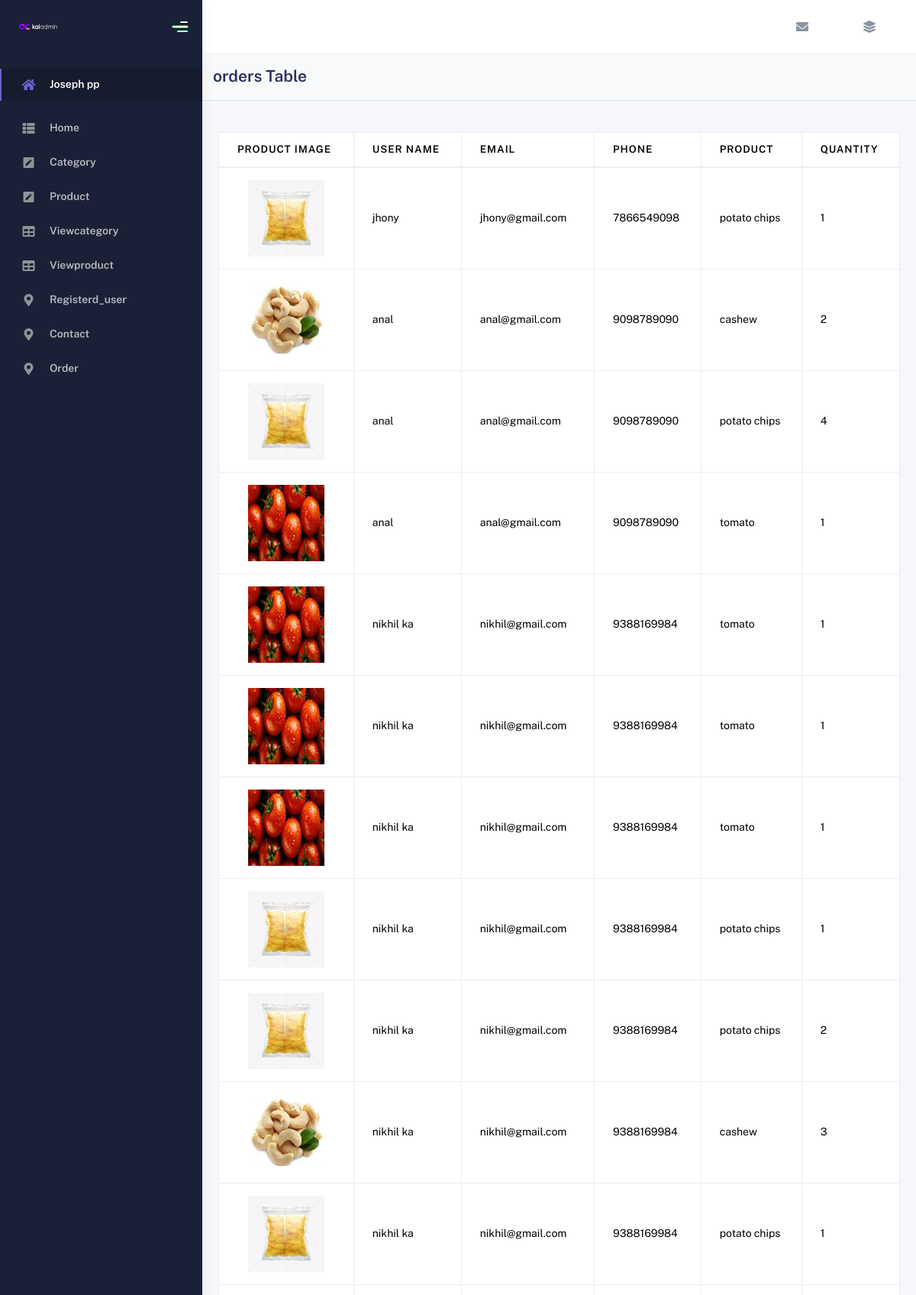
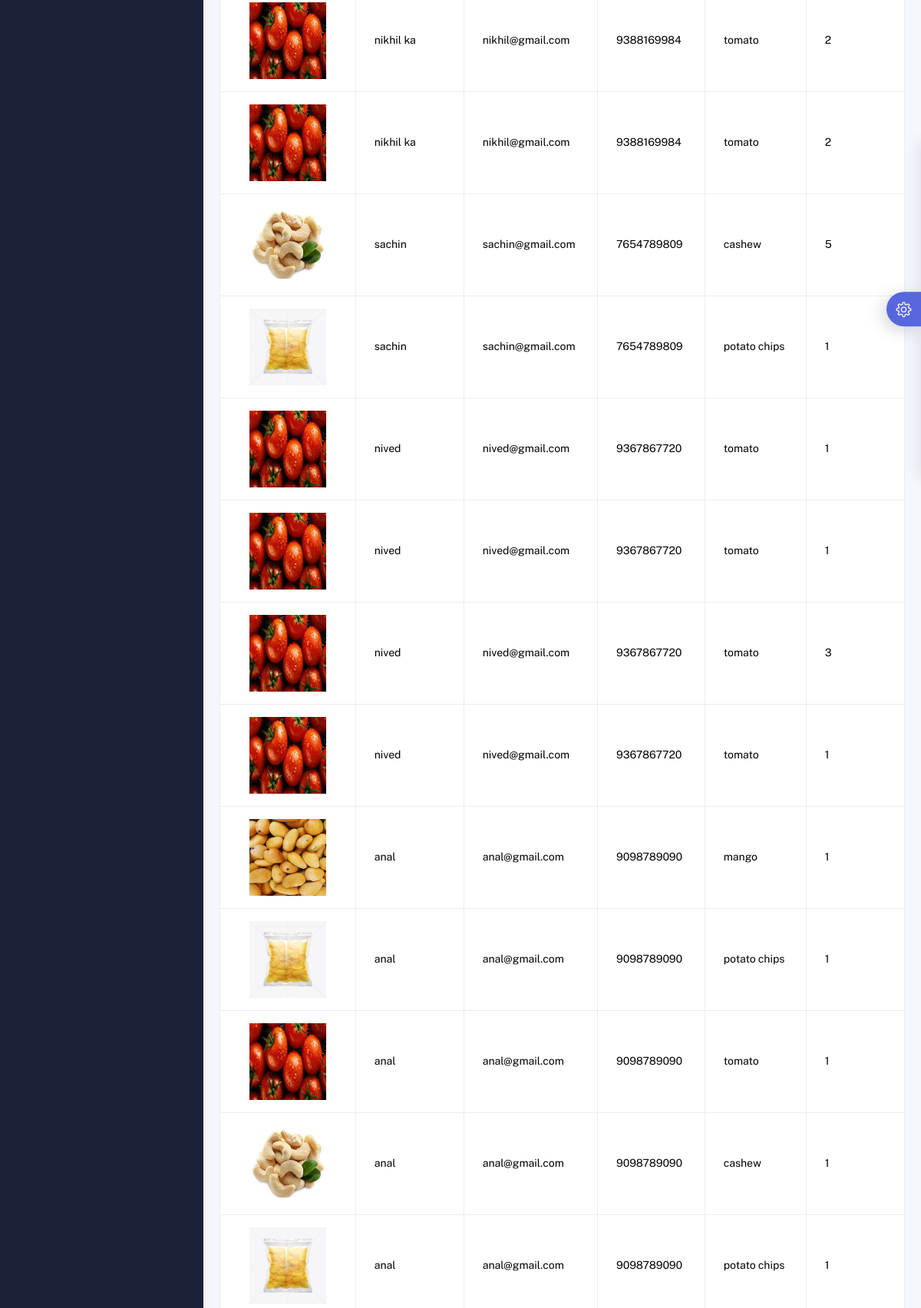
/order (upper part), run on the app's committed database (2 pictures, top to bottom).
### userapp/models.py (models this page shows)
class Checkout(models.Model):
      usercheckout = models.ForeignKey(Registration,on_delete=models.CASCADE)
      checkoutcart = models.ForeignKey(Cart,on_delete=models.CASCADE)
      address = models.CharField(max_length=20)
      city = models.CharField(max_length=20)
      country = models.CharField(max_length=20)
      postcode = models.CharField(max_length=20)

class Cart(models.Model):
      cartuser = models.ForeignKey(Registration,on_delete=models.CASCADE)
      cartproduct = models.ForeignKey(Product,on_delete=models.CASCADE)
      quantity = models.IntegerField()
      total = models.IntegerField()
      status = models.IntegerField(default=0)

class Registration(models.Model):
      username =  models.CharField(max_length=100)
      password = models.CharField(max_length=100,default='')
      email= models.EmailField(null=True)
      phone = models.CharField(max_length=100)

### adminapp/models.py (models this page shows)
class Product(models.Model):
      product = models.CharField(max_length=10,default='')
      price = models.IntegerField()
      category = models.CharField(max_length=10,default='')
      image=models.ImageField(upload_to='image',default='null.jpg')

### adminapp/views.py (the view)
# urls.py: path('order', views.order, name='order')
def order(request):
    order=Checkout.objects.all()
    return render(request,'orders.html',{'order':order})

### adminapp/templates/orders.html
{% extends 'adminapp.html' %}
{% block content %}
                  <div class="card-header">
                    <div class="card-title">orders Table</div>
                  </div>
                  <div class="card-body">
                    <div class="table-responsive">
                      <table class="table table-bordered">
                        <thead>
                          <tr>
                            <th>Product Image</th>
                            <th>User Name</th>
                            <th>Email</th>
                            <th>Phone</th>
                            <th>Product</th>
                            <th>Quantity</th>
                          </tr>
                        </thead>
                        <tbody>
                            {% for i in order%}
                            <tr>
                                <td><img src="{{i.checkoutcart.cartproduct.image.url }}" alt="" style="width: 100px; height: 100px;"></td>
                                <td>{{ i.usercheckout.username }}</td>
                                <td>{{i.usercheckout.email}}</td>
                                <td>{{i.usercheckout.phone}}</td>
                                <td>{{i.checkoutcart.cartproduct.product}}</td>
                                <td>{{i.checkoutcart.quantity}}</td>
                            </tr>
                          {% endfor %}
                        </tbody>
                      </table>
                    </div>
                  </div>
                  {% endblock %}

### adminapp/static/assets/css/category.css (style rules this page uses)
.card-header { background-color: #f8f9fa; padding: 1rem; border-bottom: 1px solid #dee2e6; }
.card-title { font-size: 1.5rem; margin-bottom: 0; }
.card-body { padding: 1.5rem; }
.table-responsive { margin: 20px 0; overflow-x: auto; }
.table { width: 100%; margin-bottom: 1rem; background-color: transparent; }
.table th, .table td { padding: 1rem; vertical-align: middle; border-top: 1px solid #dee2e6; }
.table thead th { vertical-align: bottom; border-bottom: 2px solid #dee2e6; }
.table-bordered { border: 1px solid #dee2e6; }
.table-bordered th, .table-bordered td { border: 1px solid #dee2e6; }
.table-bordered thead th, .table-bordered thead td { border-bottom-width: 2px; }
img { width: 50px; height: auto; display: block; margin: 0 auto; }

### data on the page
Checkout: checkoutcart.cartproduct.image (picture), usercheckout.username "jhony", usercheckout.email "jhony@gmail.com", usercheckout.phone "7866549098", checkoutcart.cartproduct.product "potato chips", checkoutcart.quantity "1"
Checkout: checkoutcart.cartproduct.image (picture), usercheckout.username "anal", usercheckout.email "anal@gmail.com", usercheckout.phone "9098789090", checkoutcart.cartproduct.product "cashew", checkoutcart.quantity "2"
Checkout: checkoutcart.cartproduct.image (picture), usercheckout.username "anal", usercheckout.email "anal@gmail.com", usercheckout.phone "9098789090", checkoutcart.cartproduct.product "potato chips", checkoutcart.quantity "4"
Checkout: checkoutcart.cartproduct.image (picture), usercheckout.username "anal", usercheckout.email "anal@gmail.com", usercheckout.phone "9098789090", checkoutcart.cartproduct.product "tomato", checkoutcart.quantity "1"
Checkout: checkoutcart.cartproduct.image (picture), usercheckout.username "nikhil ka", usercheckout.email "nikhil@gmail.com", usercheckout.phone "9388169984", checkoutcart.cartproduct.product "tomato", checkoutcart.quantity "1"
Checkout: checkoutcart.cartproduct.image (picture), usercheckout.username "nikhil ka", usercheckout.email "nikhil@gmail.com", usercheckout.phone "9388169984", checkoutcart.cartproduct.product "tomato", checkoutcart.quantity "1"
Checkout: checkoutcart.cartproduct.image (picture), usercheckout.username "nikhil ka", usercheckout.email "nikhil@gmail.com", usercheckout.phone "9388169984", checkoutcart.cartproduct.product "tomato", checkoutcart.quantity "1"
Checkout: checkoutcart.cartproduct.image (picture), usercheckout.username "nikhil ka", usercheckout.email "nikhil@gmail.com", usercheckout.phone "9388169984", checkoutcart.cartproduct.product "potato chips", checkoutcart.quantity "1"
Checkout: checkoutcart.cartproduct.image (picture), usercheckout.username "nikhil ka", usercheckout.email "nikhil@gmail.com", usercheckout.phone "9388169984", checkoutcart.cartproduct.product "potato chips", checkoutcart.quantity "2"
Checkout: checkoutcart.cartproduct.image (picture), usercheckout.username "nikhil ka", usercheckout.email "nikhil@gmail.com", usercheckout.phone "9388169984", checkoutcart.cartproduct.product "cashew", checkoutcart.quantity "3"
Checkout: checkoutcart.cartproduct.image (picture), usercheckout.username "nikhil ka", usercheckout.email "nikhil@gmail.com", usercheckout.phone "9388169984", checkoutcart.cartproduct.product "potato chips", checkoutcart.quantity "1"
Checkout: checkoutcart.cartproduct.image (picture), usercheckout.username "nikhil ka", usercheckout.email "nikhil@gmail.com", usercheckout.phone "9388169984", checkoutcart.cartproduct.product "tomato", checkoutcart.quantity "2"
Checkout: checkoutcart.cartproduct.image (picture), usercheckout.username "nikhil ka", usercheckout.email "nikhil@gmail.com", usercheckout.phone "9388169984", checkoutcart.cartproduct.product "tomato", checkoutcart.quantity "2"
Checkout: checkoutcart.cartproduct.image (picture), usercheckout.username "sachin", usercheckout.email "sachin@gmail.com", usercheckout.phone "7654789809", checkoutcart.cartproduct.product "cashew", checkoutcart.quantity "5"
Checkout: checkoutcart.cartproduct.image (picture), usercheckout.username "sachin", usercheckout.email "sachin@gmail.com", usercheckout.phone "7654789809", checkoutcart.cartproduct.product "potato chips", checkoutcart.quantity "1"
Checkout: checkoutcart.cartproduct.image (picture), usercheckout.username "nived", usercheckout.email "nived@gmail.com", usercheckout.phone "9367867720", checkoutcart.cartproduct.product "tomato", checkoutcart.quantity "1"
Checkout: checkoutcart.cartproduct.image (picture), usercheckout.username "nived", usercheckout.email "nived@gmail.com", usercheckout.phone "9367867720", checkoutcart.cartproduct.product "tomato", checkoutcart.quantity "1"
Checkout: checkoutcart.cartproduct.image (picture), usercheckout.username "nived", usercheckout.email "nived@gmail.com", usercheckout.phone "9367867720", checkoutcart.cartproduct.product "tomato", checkoutcart.quantity "3"
Checkout: checkoutcart.cartproduct.image (picture), usercheckout.username "nived", usercheckout.email "nived@gmail.com", usercheckout.phone "9367867720", checkoutcart.cartproduct.product "tomato", checkoutcart.quantity "1"
Checkout: checkoutcart.cartproduct.image (picture), usercheckout.username "anal", usercheckout.email "anal@gmail.com", usercheckout.phone "9098789090", checkoutcart.cartproduct.product "mango", checkoutcart.quantity "1"
Checkout: checkoutcart.cartproduct.image (picture), usercheckout.username "anal", usercheckout.email "anal@gmail.com", usercheckout.phone "9098789090", checkoutcart.cartproduct.product "potato chips", checkoutcart.quantity "1"
Checkout: checkoutcart.cartproduct.image (picture), usercheckout.username "anal", usercheckout.email "anal@gmail.com", usercheckout.phone "9098789090", checkoutcart.cartproduct.product "tomato", checkoutcart.quantity "1"
Checkout: checkoutcart.cartproduct.image (picture), usercheckout.username "anal", usercheckout.email "anal@gmail.com", usercheckout.phone "9098789090", checkoutcart.cartproduct.product "cashew", checkoutcart.quantity "1"
Checkout: checkoutcart.cartproduct.image (picture), usercheckout.username "anal", usercheckout.email "anal@gmail.com", usercheckout.phone "9098789090", checkoutcart.cartproduct.product "potato chips", checkoutcart.quantity "1"
